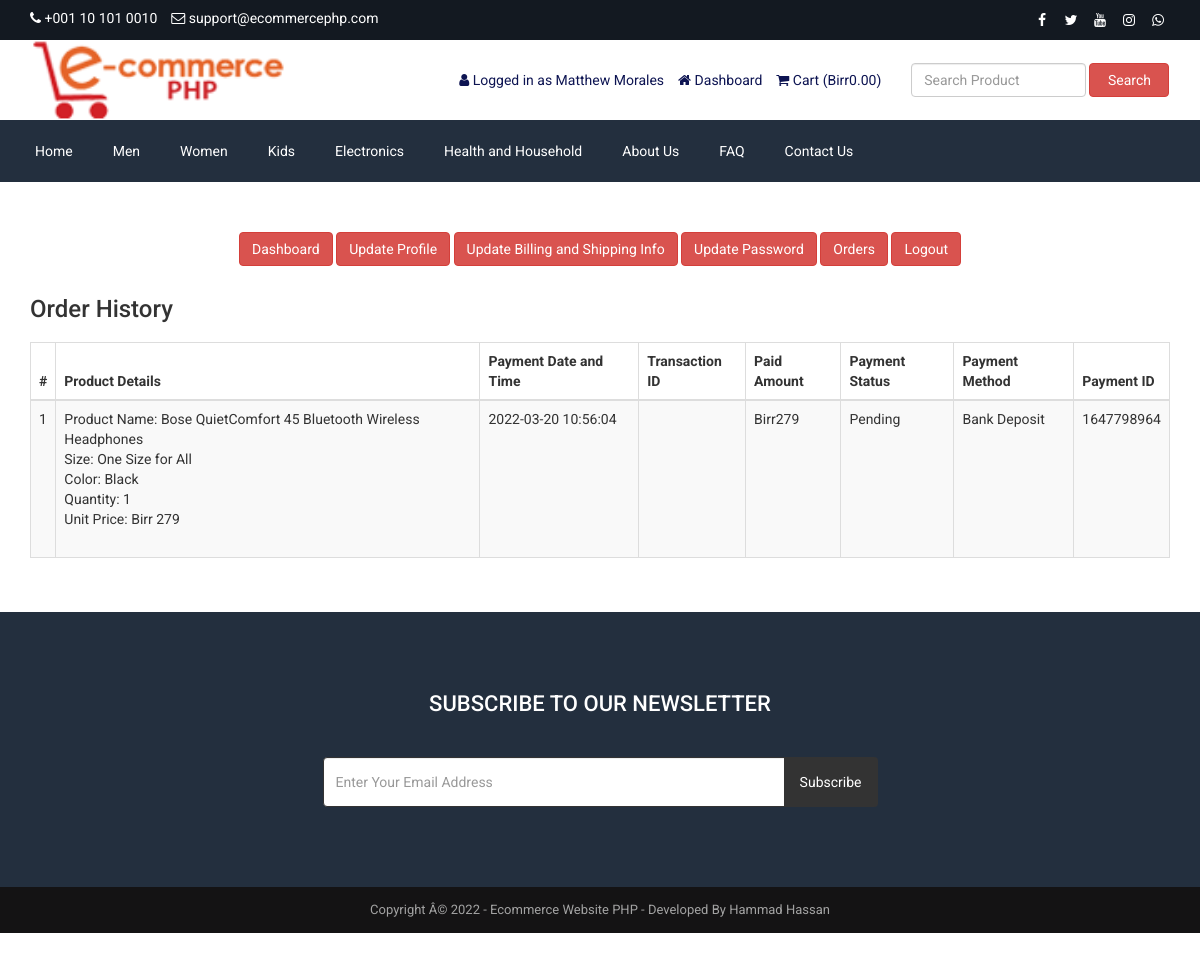
Page /customer-order.php (signed in) on the earlier database version.
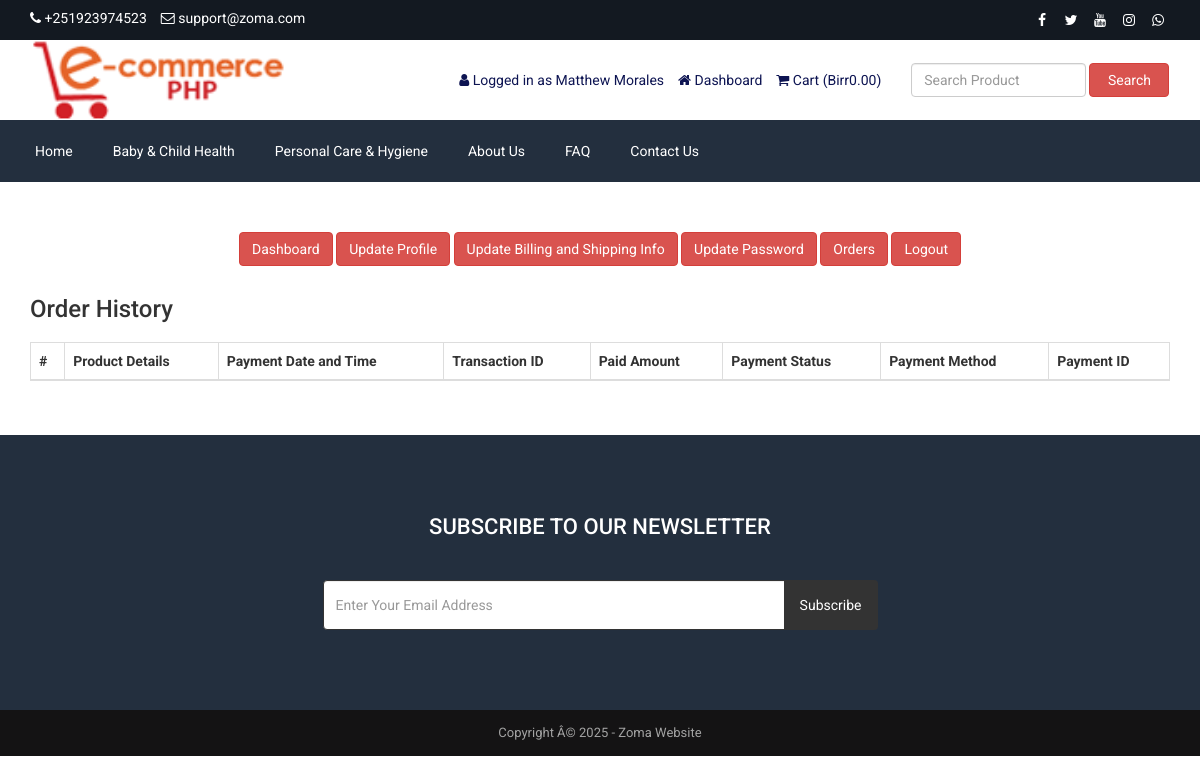
Same page on the later database version.
### tables this page shows
CREATE TABLE `tbl_settings` (
  `id` int(11) NOT NULL AUTO_INCREMENT,
  `logo` varchar(255) NOT NULL,
  `favicon` varchar(255) NOT NULL,
  `footer_about` text NOT NULL,
  `footer_copyright` text NOT NULL,
  `contact_address` text NOT NULL,
  `contact_email` varchar(255) NOT NULL,
  `contact_phone` varchar(255) NOT NULL,
  `contact_fax` varchar(255) NOT NULL,
  `contact_map_iframe` text NOT NULL,
  `receive_email` varchar(255) NOT NULL,
  `receive_email_subject` varchar(255) NOT NULL,
  `receive_email_thank_you_message` text NOT NULL,
  `forget_password_message` text NOT NULL,
  `total_recent_post_footer` int(10) NOT NULL,
  `total_popular_post_footer` int(10) NOT NULL,
  `total_recent_post_sidebar` int(11) NOT NULL,
  `total_popular_post_sidebar` int(11) NOT NULL,
  `total_featured_product_home` int(11) NOT NULL,
  `total_latest_product_home` int(11) NOT NULL,
  `total_popular_product_home` int(11) NOT NULL,
  `meta_title_home` text NOT NULL,
  `meta_keyword_home` text NOT NULL,
  `meta_description_home` text NOT NULL,
  `banner_login` varchar(255) NOT NULL,
  `banner_registration` varchar(255) NOT NULL,
  `banner_forget_password` varchar(255) NOT NULL,
  `banner_reset_password` varchar(255) NOT NULL,
  `banner_search` varchar(255) NOT NULL,
  `banner_cart` varchar(255) NOT NULL,
  `banner_checkout` varchar(255) NOT NULL,
  `banner_product_category` varchar(255) NOT NULL,
  `banner_blog` varchar(255) NOT NULL,
  `cta_title` varchar(255) NOT NULL,
  `cta_content` text NOT NULL,
  `cta_read_more_text` varchar(255) NOT NULL,
  `cta_read_more_url` varchar(255) NOT NULL,
  `cta_photo` varchar(255) NOT NULL,
  `featured_product_title` varchar(255) NOT NULL,
  `featured_product_subtitle` varchar(255) NOT NULL,
  `latest_product_title` varchar(255) NOT NULL,
  `latest_product_subtitle` varchar(255) NOT NULL,
  `popular_product_title` varchar(255) NOT NULL,
  `popular_product_subtitle` varchar(255) NOT NULL,
  `testimonial_title` varchar(255) NOT NULL,
  `testimonial_subtitle` varchar(255) NOT NULL,
  `testimonial_photo` varchar(255) NOT NULL,
  `blog_title` varchar(255) NOT NULL,
  `blog_subtitle` varchar(255) NOT NULL,
  `newsletter_text` text NOT NULL,
  `paypal_email` varchar(255) NOT NULL,
  `stripe_public_key` varchar(255) NOT NULL,
  `stripe_secret_key` varchar(255) NOT NULL,
  `bank_detail` text NOT NULL,
  `before_head` text NOT NULL,
  `after_body` text NOT NULL,
  `before_body` text NOT NULL,
  `home_service_on_off` int(11) NOT NULL,
  `home_welcome_on_off` int(11) NOT NULL,
  `home_featured_product_on_off` int(11) NOT NULL,
  `home_latest_product_on_off` int(11) NOT NULL,
  `home_popular_product_on_off` int(11) NOT NULL,
  `home_testimonial_on_off` int(11) NOT NULL,
  `home_blog_on_off` int(11) NOT NULL,
  `newsletter_on_off` int(11) NOT NULL,
  `ads_above_welcome_on_off` int(1) NOT NULL,
  `ads_above_featured_product_on_off` int(1) NOT NULL,
  `ads_above_latest_product_on_off` int(1) NOT NULL,
  `ads_above_popular_product_on_off` int(1) NOT NULL,
  `ads_above_testimonial_on_off` int(1) NOT NULL,
  `ads_category_sidebar_on_off` int(1) NOT NULL,
  PRIMARY KEY (`id`)
);

CREATE TABLE `tbl_social` (
  `social_id` int(11) NOT NULL AUTO_INCREMENT,
  `social_name` varchar(30) NOT NULL,
  `social_url` varchar(255) NOT NULL,
  `social_icon` varchar(30) NOT NULL,
  PRIMARY KEY (`social_id`)
);

CREATE TABLE `tbl_top_category` (
  `tcat_id` int(11) NOT NULL AUTO_INCREMENT,
  `tcat_name` varchar(255) NOT NULL,
  `show_on_menu` int(1) NOT NULL,
  PRIMARY KEY (`tcat_id`)
);

CREATE TABLE `tbl_payment` (
  `id` int(11) NOT NULL AUTO_INCREMENT,
  `customer_id` int(11) NOT NULL,
  `customer_name` varchar(255) NOT NULL,
  `customer_email` varchar(255) NOT NULL,
  `payment_date` varchar(50) NOT NULL,
  `txnid` varchar(255) NOT NULL,
  `paid_amount` int(11) NOT NULL,
  `card_number` varchar(50) NOT NULL,
  `card_cvv` varchar(10) NOT NULL,
  `card_month` varchar(10) NOT NULL,
  `card_year` varchar(10) NOT NULL,
  `bank_transaction_info` text NOT NULL,
  `payment_method` varchar(20) NOT NULL,
  `payment_status` varchar(25) NOT NULL,
  `shipping_status` varchar(20) NOT NULL,
  `payment_id` varchar(255) NOT NULL,
  PRIMARY KEY (`id`)
);

CREATE TABLE `tbl_order` (
  `id` int(11) NOT NULL AUTO_INCREMENT,
  `product_id` int(11) NOT NULL,
  `product_name` varchar(255) NOT NULL,
  `size` varchar(100) NOT NULL,
  `color` varchar(100) NOT NULL,
  `quantity` varchar(50) NOT NULL,
  `unit_price` varchar(50) NOT NULL,
  `payment_id` varchar(255) NOT NULL,
  PRIMARY KEY (`id`)
);

### customer-order.php (the view, shortened to what the changed rows need)
<?php require_once('header.php'); ?>
<div class="page">
    <div class="container">
        <div class="row">
            <div class="col-md-12">
                <div class="user-content">
                    <div class="table-responsive">
                        <table class="table table-bordered table-striped table-hover">
                            <thead>
                                <tr>
                                    <th><?php echo '#' ?></th>
                                    <th><?php echo LANG_VALUE_48; ?></th>
                                    <th><?php echo LANG_VALUE_27; ?></th>
                                    <th><?php echo LANG_VALUE_28; ?></th>
                                    <th><?php echo LANG_VALUE_29; ?></th>
                                    <th><?php echo LANG_VALUE_30; ?></th>
                                    <th><?php echo LANG_VALUE_31; ?></th>
                                    <th><?php echo LANG_VALUE_32; ?></th>
                                </tr>
                            </thead>
                            <tbody>
            <?php
            $limit = 10;
            $page = @$_GET['page'];
            if($page)
                $start = ($page - 1) * $limit;
            else
                $start = 0;
            $statement = $pdo->prepare("SELECT * FROM tbl_payment WHERE customer_email=? ORDER BY id DESC LIMIT $start, $limit");
            $statement->execute(array($_SESSION['customer']['cust_email']));
            $result = $statement->fetchAll(PDO::FETCH_ASSOC);
            if ($page == 0) $page = 1;
            ?>
                                <?php
                                $tip = $page*10-10;
                                foreach ($result as $row) {
                                    $tip++;
                                    ?>
                                    <tr>
                                        <td><?php echo $tip; ?></td>
                                        <td>
                                            <?php
                                            $statement1 = $pdo->prepare("SELECT * FROM tbl_order WHERE payment_id=?");
                                            $statement1->execute(array($row['payment_id']));
                                            $result1 = $statement1->fetchAll(PDO::FETCH_ASSOC);
                                            foreach ($result1 as $row1) {
                                                echo 'Product Name: '.$row1['product_name'];
                                                echo '<br>Size: '.$row1['size'];
                                                echo '<br>Color: '.$row1['color'];
                                                echo '<br>Quantity: '.$row1['quantity'];
                                                echo '<br>Unit Price: Birr '.$row1['unit_price'];
                                                echo '<br><br>';
                                            }
                                            ?>
                                        </td>
                                        <td><?php echo $row['payment_date']; ?></td>
                                        <td><?php echo $row['txnid']; ?></td>
                                        <td><?php echo 'Birr'.$row['paid_amount']; ?></td>
                                        <td><?php echo $row['payment_status']; ?></td>
                                        <td><?php echo $row['payment_method']; ?></td>
                                        <td><?php echo $row['payment_id']; ?></td>
                                    </tr>
                                    <?php
                                }
                                ?>
                            </tbody>
                        </table>
                </div>
            </div>
        </div>
    </div>
</div>
<?php require_once('footer.php'); ?>

### header.php (shortened to what the changed rows need)
<?php
include("admin/inc/config.php");
$statement = $pdo->prepare("SELECT * FROM tbl_settings WHERE id=1");
$statement->execute();
$result = $statement->fetchAll(PDO::FETCH_ASSOC);
foreach ($result as $row)
{
	$logo = $row['logo'];
	$contact_email = $row['contact_email'];
	$contact_phone = $row['contact_phone'];
}
$current_date_time = date('Y-m-d H:i:s');
$statement = $pdo->prepare("SELECT * FROM tbl_payment WHERE payment_status=?");
$statement->execute(array('Pending'));
$result = $statement->fetchAll(PDO::FETCH_ASSOC);
foreach ($result as $row) {
	$ts1 = strtotime($row['payment_date']);
	$ts2 = strtotime($current_date_time);
	$diff = $ts2 - $ts1;
	$time = $diff/(3600);
	if($time>24) {
		$statement1 = $pdo->prepare("SELECT * FROM tbl_order WHERE payment_id=?");
		$statement1->execute(array($row['payment_id']));
		$result1 = $statement1->fetchAll(PDO::FETCH_ASSOC);
	}
}
?>
<!DOCTYPE html>
<html lang="en">
<head>
	<link rel="stylesheet" href="assets/css/bootstrap.min.css">
	<link rel="stylesheet" href="assets/css/font-awesome.min.css">
	<link rel="stylesheet" href="assets/css/owl.carousel.min.css">
	<link rel="stylesheet" href="assets/css/owl.theme.default.min.css">
	<link rel="stylesheet" href="assets/css/jquery.bxslider.min.css">
    <link rel="stylesheet" href="assets/css/magnific-popup.css">
    <link rel="stylesheet" href="assets/css/rating.css">
	<link rel="stylesheet" href="assets/css/spacing.css">
	<link rel="stylesheet" href="assets/css/bootstrap-touch-slider.css">
	<link rel="stylesheet" href="assets/css/animate.min.css">
	<link rel="stylesheet" href="assets/css/tree-menu.css">
	<link rel="stylesheet" href="assets/css/select2.min.css">
	<link rel="stylesheet" href="assets/css/main.css">
	<link rel="stylesheet" href="assets/css/responsive.css">
</head>
<body>
<div class="top">
	<div class="container">
		<div class="row">
			<div class="col-md-6 col-sm-6 col-xs-12">
				<div class="left">
					<ul>
						<li><i class="fa fa-phone"></i> <?php echo $contact_phone; ?></li>
						<li><i class="fa fa-envelope-o"></i> <?php echo $contact_email; ?></li>
					</ul>
				</div>
			</div>
			<div class="col-md-6 col-sm-6 col-xs-12">
				<div class="right">
					<ul>
						<?php
						$statement = $pdo->prepare("SELECT * FROM tbl_social");
						$statement->execute();
						$result = $statement->fetchAll(PDO::FETCH_ASSOC);
						foreach ($result as $row) {
							?>
							<?php if($row['social_url'] != ''): ?>
							<li><a href="<?php echo $row['social_url']; ?>"><i class="<?php echo $row['social_icon']; ?>"></i></a></li>
							<?php endif; ?>
							<?php
						}
						?>
					</ul>
				</div>
			</div>
		</div>
	</div>
</div>
<div class="header">
	<div class="container">
		<div class="row inner">
			<div class="col-md-4 logo">
				<a href="index.php"><img src="assets/uploads/<?php echo $logo; ?>" alt="logo image"></a>
			</div>
		</div>
	</div>
</div>
<div class="nav">
	<div class="container">
		<div class="row">
			<div class="col-md-12 pl_0 pr_0">
				<div class="menu-container">
					<div class="menu">
						<ul>
							<?php
							$statement = $pdo->prepare("SELECT * FROM tbl_top_category WHERE show_on_menu=1");
							$statement->execute();
							$result = $statement->fetchAll(PDO::FETCH_ASSOC);
							foreach ($result as $row) {
								?>
								<li><a href="product-category.php?id=<?php echo $row['tcat_id']; ?>&type=top-category"><?php echo $row['tcat_name']; ?></a>
								</li>
								<?php
							}
							?>
						</ul>
					</div>
				</div>
			</div>
		</div>
	</div>
</div>

### footer.php (shortened to what the changed rows need)
<?php
$statement = $pdo->prepare("SELECT * FROM tbl_settings WHERE id=1");
$statement->execute();
$result = $statement->fetchAll(PDO::FETCH_ASSOC);
foreach ($result as $row)
{
	$footer_copyright = $row['footer_copyright'];
    $newsletter_on_off = $row['newsletter_on_off'];
}
?>
<?php if($newsletter_on_off == 1): ?>
<section class="home-newsletter">
	<div class="container">
		<div class="row">
			<div class="col-md-6 col-md-offset-3">
				<div class="single">
				<form action="" method="post">
					<h2><?php echo LANG_VALUE_93; ?></h2>
				</div>
			</div>
		</div>
	</div>
</section>
<?php endif; ?>
<div class="footer-bottom">
	<div class="container">
		<div class="row">
			<div class="col-md-12 copyright">
				<?php echo $footer_copyright; ?>
			</div>
		</div>
	</div>
</div>
</body>
</html>

Differences in the rows shown:
removed tbl_top_category: tcat_name "Men"
removed tbl_top_category: tcat_name "Women"
removed tbl_top_category: tcat_name "Kids"
removed tbl_top_category: tcat_name "Electronics"
removed tbl_top_category: tcat_name "Health and Household"
removed tbl_payment: payment_date "2022-03-20 10:56:04", paid_amount "279", payment_status "Pending", payment_method "Bank Deposit", payment "1647798964"
removed tbl_order: product_name "Bose QuietComfort 45 Bluetooth Wireless Headphones", size "One Size for All", color "Black", quantity "1", unit_price "279"
changed tbl_settings: contact_phone "+001 10 101 0010" → "+251923974523"; contact_email "support@ecommercephp.com" → "support@zoma.com"; footer_copyright "Copyright Â© 2022 - Ecommerce Website PHP - Developed By Hammad Hassan" → "Copyright Â© 2025 - Zoma Website"
added tbl_top_category: tcat_name "Baby & Child Health"
added tbl_top_category: tcat_name "Personal Care & Hygiene"
